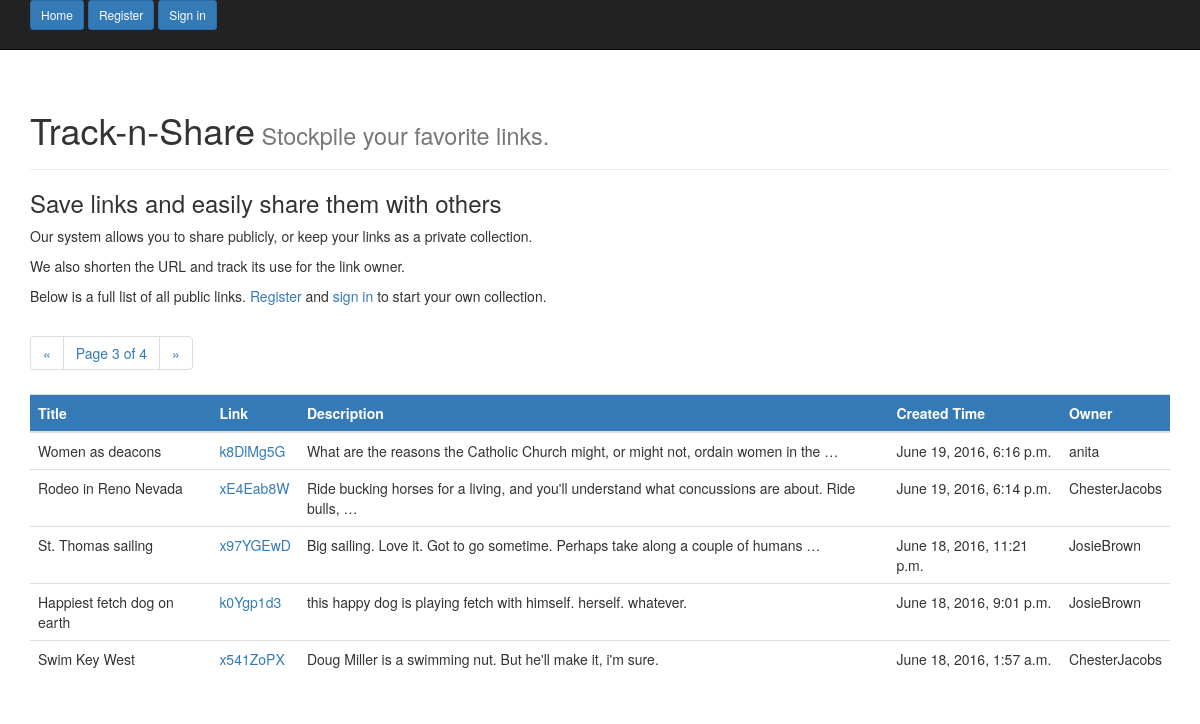
Page /?page=3 on the earlier database version.
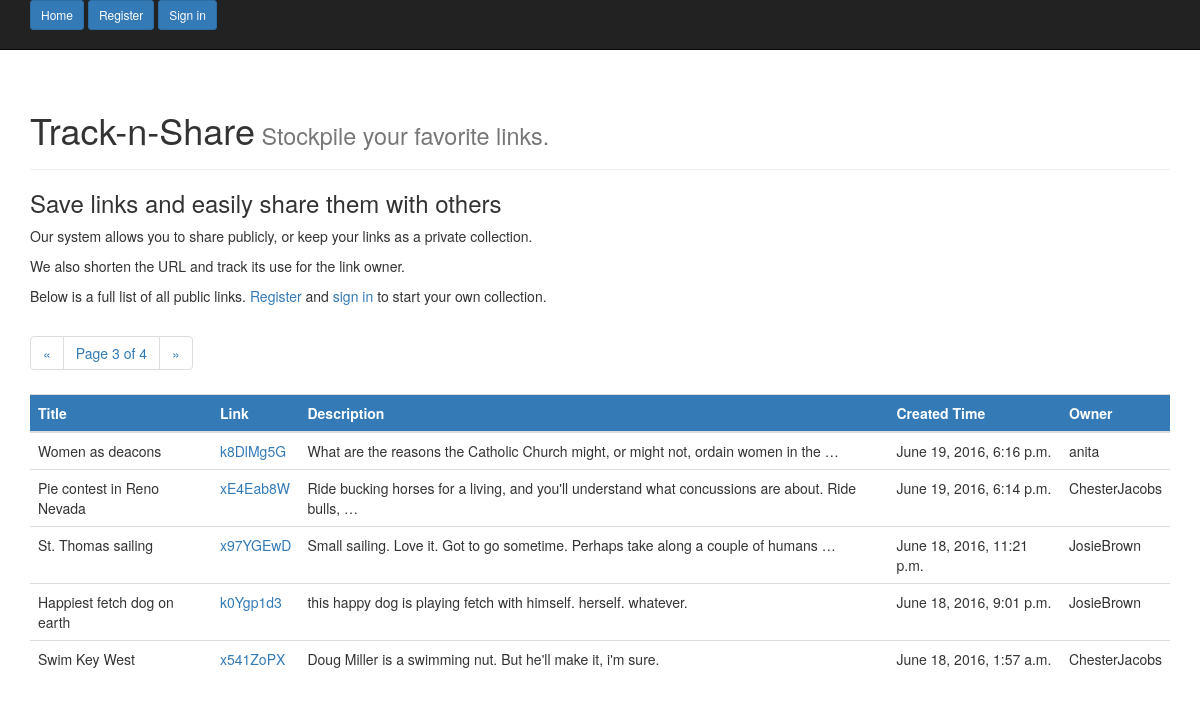
Same page on the later database version.
### shortener_app/models.py (models this page shows, shortened)
class Bookmark(models.Model):
    url = models.URLField()
    title = models.CharField(max_length=60)
    description = models.TextField(blank=True)  # makes this optional
    created = models.DateTimeField(auto_now_add=True)
    url_user = models.ForeignKey(User)
    short_code = models.CharField(max_length=25)
    private = models.BooleanField()
    count = models.IntegerField(default=0)
    class Meta:
        ordering = ['-created']

### shortener_app/views.py (the view)
# urls.py: url(r'^$', views.IndexView.as_view(), name='index_view'),  # shows public links for everyone
class IndexView(TemplateView):
    model = Bookmark
    template_name = 'index_view.html'
    paginate_by = 5
    def get_context_data(self, **kwargs):
        context = super(IndexView, self).get_context_data(**kwargs)
        public_list = Bookmark.objects.filter(private__exact=False)
        paginator = Paginator(public_list, self.paginate_by)
        page = self.request.GET.get('page')
        try:
            bookmarks = paginator.page(page)
        except PageNotAnInteger:
            bookmarks = paginator.page(1)
        except EmptyPage:
            bookmarks = paginator.page(paginator.num_pages)
        context['public_bookmarks'] = bookmarks
        return context

### templates/index_view.html
{% extends 'base.html' %}
{% block content %}
    {% if request.user.is_authenticated %}
        <h3>All public booksmarks for all users.</h3>
            <p>Your private booksmarks are visible only on <a href="{% url 'account_view' %}">your page</a>. </p>
    {% else %}
        <h3>Save links and easily share them with others</h3>
            <p>Our system allows you to share publicly, or keep your links as a private collection.</p>
            <p>We also shorten the URL and track its use for the link owner. </p>
            <p>Below is a full list of all public links. <a href="{% url 'register_view' %}">Register</a> and <a href="{% url 'login_view' %}">sign in</a> to start your own collection.</p>
    {% endif %}
     <nav>
        <ul class="pagination">
        {% if public_bookmarks.has_previous %}
            <li>
                <span><a href="?page={{ public_bookmarks.previous_page_number }}"><span aria-hidden="true">&laquo</span></a></span>
            </li>
        {% endif %}
            <li class="">
                <span>Page {{ public_bookmarks.number }} of {{ public_bookmarks.paginator.num_pages }}</span>
            </li>
        {% if public_bookmarks.has_next %}
            <li>
                <span><a href="?page={{ public_bookmarks.next_page_number }}"><span aria-hidden="true">&raquo</span></a></span>
            </li>
        {% endif %}
        </ul>
    </nav>
    <table class="table table-hover" id="public">
        <th>Title</th>
        <th>Link</th>
        <th>Description</th>
        <th>Created Time</th>
        <th>Owner</th>
        <tbody>
        {% for bookmark in public_bookmarks %}
            <tr>
                <td>{{ bookmark.title }}</td>
                <td><a href="{% url 'redirect_view' bookmark.short_code %}"> {{ bookmark.short_code }} </a></td>
                <td>{{ bookmark.description|truncatewords:15 }}</td>
                <td>{{ bookmark.created }}</td>
                <td>{{ bookmark.url_user }}</td>
            </tr>
        {% endfor %}
        </tbody>
    </table>
{% endblock %}

Differences in the rows shown:
changed Bookmark "xE4Eab8W": title "Rodeo in Reno Nevada" → "Pie contest in Reno Nevada"
changed Bookmark "St. Thomas sailing": description "Big sailing. Love it. Got to go sometime. Perhaps take along a couple of humans …" → "Small sailing. Love it. Got to go sometime. Perhaps take along a couple of humans …"
